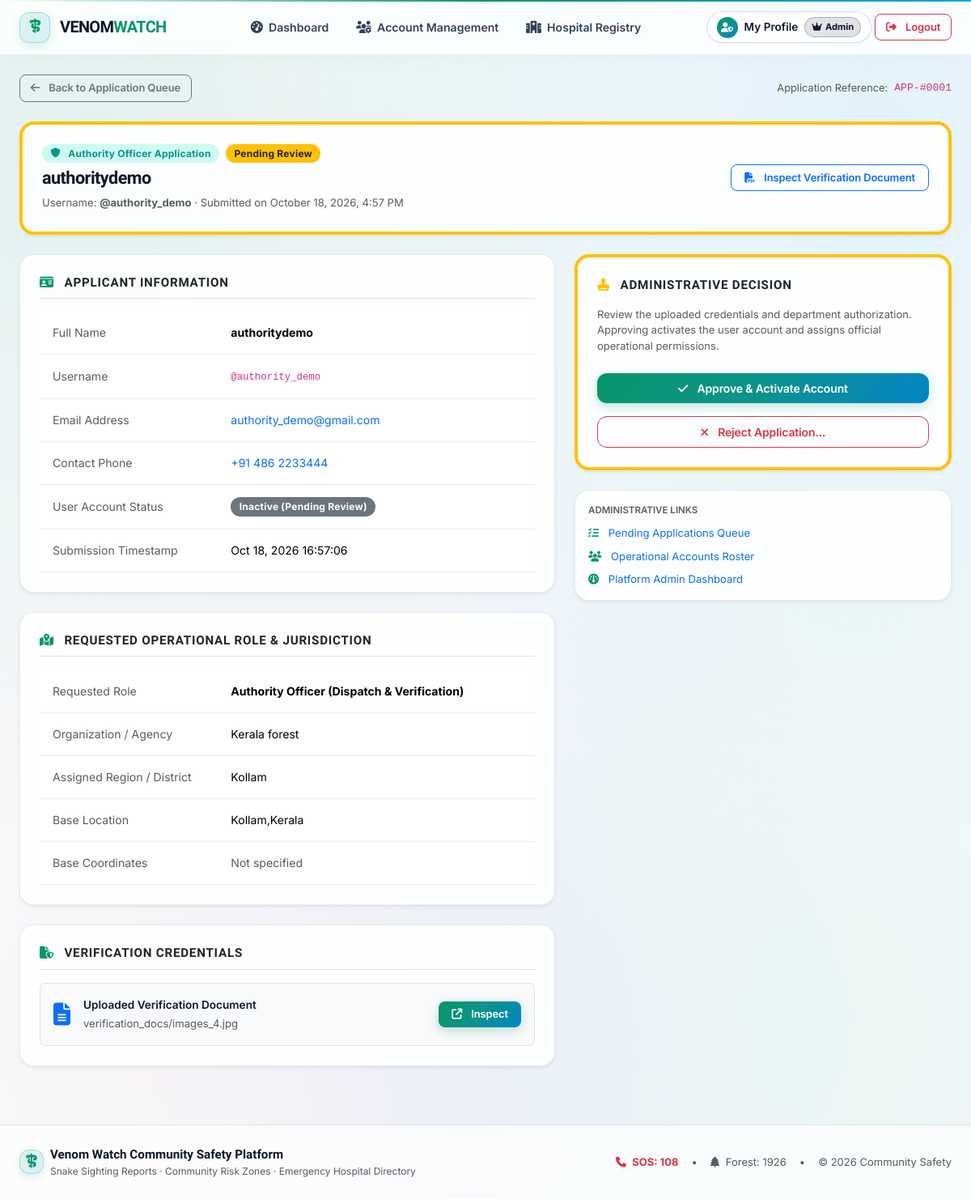
/accounts/applications/1/ (signed in), run on the app's committed database.
### accounts/models.py (models this page shows, shortened)
class AccountApplication(models.Model):
    STATUS_PENDING = 'PENDING'
    STATUS_APPROVED = 'APPROVED'
    STATUS_REJECTED = 'REJECTED'
    STATUS_NEEDS_INFO = 'NEEDS_INFO'
    STATUS_CHOICES = [
        (STATUS_PENDING, 'Pending Review'),
        (STATUS_APPROVED, 'Approved & Activated'),
        (STATUS_REJECTED, 'Rejected'),
        (STATUS_NEEDS_INFO, 'Additional Information Requested'),
    ]
    user = models.OneToOneField(User, on_delete=models.CASCADE, related_name='application')
    requested_role = models.CharField(max_length=20, choices=[
        (UserProfile.ROLE_AUTHORITY, 'Authority Officer (Dispatch & Verification)'),
        (UserProfile.ROLE_RANGER, 'Forest Ranger (Field Responder)'),
    ])
    full_name = models.CharField(max_length=150)
    phone_number = models.CharField(max_length=20)
    organization = models.CharField(max_length=150, blank=True, null=True,
                                   help_text="Department, Division, Wildlife Sanctuary, or Agency")
    assigned_region = models.CharField(max_length=150, blank=True, null=True,
                                       help_text="Operational District / Division")
    registered_location = models.CharField(max_length=150, blank=True, null=True,
                                           help_text="Operational Base Location (e.g. Kollam)")
    latitude = models.FloatField(null=True, blank=True, help_text="Operational base latitude")
    longitude = models.FloatField(null=True, blank=True, help_text="Operational base longitude")
    supporting_document = models.FileField(upload_to='verification_docs/',
                                           help_text="Official Department ID or Authorization Letter (PDF/JPG/PNG)")
    status = models.CharField(max_length=20, choices=STATUS_CHOICES, default=STATUS_PENDING)
    submitted_at = models.DateTimeField(auto_now_add=True)
    reviewed_by = models.ForeignKey(User, on_delete=models.SET_NULL, null=True, blank=True,
                                    related_name='reviewed_applications')
    reviewed_at = models.DateTimeField(null=True, blank=True)
    rejection_reason = models.TextField(blank=True, null=True,
                                        help_text="Explanation provided to applicant if rejected or needs more info")
    class Meta:
        ordering = ['-submitted_at']

### accounts/views.py (the view)
# urls.py: path('applications/<int:app_id>/', views.admin_application_detail_view, name='admin_application_detail'),
@login_required
@never_cache
def admin_application_detail_view(request, app_id):
    from django.core.exceptions import PermissionDenied
    from django.shortcuts import get_object_or_404, render
    from .models import AccountApplication
    prof = getattr(request.user, 'profile', None)
    if not (request.user.is_superuser or (prof and prof.is_admin)):
        raise PermissionDenied("Access Denied: Platform Administrator privileges required to view application details.")
    app = get_object_or_404(AccountApplication.objects.select_related('user', 'reviewed_by'), pk=app_id)
    return render(request, 'accounts/admin_application_detail.html', {
        'app': app,
        'page_title': f"Application #{app.pk} - {app.full_name}",
    })

### accounts/context_processors.py (called while the page is built)
def notifications_processor(request):
    if hasattr(request, 'user') and request.user.is_authenticated:
        try:
            from .models import Notification
            unread_qs = request.user.notifications.filter(is_read=False)
            return {
                'user_notifications': unread_qs[:6],
                'unread_notifications_count': unread_qs.count(),
            }
        except Exception:
            return {'user_notifications': [], 'unread_notifications_count': 0}
    return {'user_notifications': [], 'unread_notifications_count': 0}

### accounts/models.py (called while the page is built)
    @property
    def effective_role(self):
        if self.user.is_superuser:
            return self.ROLE_ADMIN
        return self.role

    @property
    def is_citizen(self):
        return self.effective_role == self.ROLE_CITIZEN

    @property
    def is_ranger(self):
        return self.effective_role == self.ROLE_RANGER

    @property
    def is_admin(self):
        return self.effective_role == self.ROLE_ADMIN

### templates/accounts/admin_application_detail.html (shortened to what this page needs)
{% extends 'base.html' %}
{% block content %}
<div class="container py-4" style="max-width: 960px;">
    <div class="d-flex align-items-center justify-content-between mb-4">
        <div>
            <a href="{% url 'accounts:admin_provision' %}?tab=applications" class="btn btn-outline-secondary btn-sm">
                <i class="fa-solid fa-arrow-left me-1"></i> Back to Application Queue
            </a>
        </div>
        <div class="d-flex align-items-center gap-2">
            <span class="text-muted" style="font-size: 0.8rem;">Application Reference:</span>
            <code>APP-#{{ app.id|stringformat:"04d" }}</code>
        </div>
    </div>
    <div class="card-clean p-4 mb-4 border-start border-4 shadow-sm
        {% if app.status == 'PENDING' %}border-warning
        {% elif app.status == 'APPROVED' %}border-success
        {% elif app.status == 'REJECTED' %}border-danger
        {% else %}border-secondary{% endif %}">
        <div class="d-flex flex-column flex-md-row align-items-md-center justify-content-between gap-3">
            <div>
                <div class="d-flex align-items-center gap-2 mb-1">
                    {% if app.requested_role == 'authority' %}
                        <span class="badge" style="background: var(--teal-light, #ccfbf1); color: var(--teal, #0d9488);">
                            <i class="fa-solid fa-shield me-1"></i>Authority Officer Application
                        </span>
                    {% elif app.requested_role == 'ranger' %}
                        <span class="badge" style="background: var(--emerald-light, #d1fae5); color: var(--emerald, #059669);">
                            <i class="fa-solid fa-tree me-1"></i>Forest Ranger Application
                        </span>
                    {% endif %}
                    <span class="badge
                        {% if app.status == 'PENDING' %}bg-warning text-dark
                        {% elif app.status == 'APPROVED' %}bg-success text-white
                        {% elif app.status == 'REJECTED' %}bg-danger text-white
                        {% else %}bg-secondary text-white{% endif %}">
                        {{ app.get_status_display }}
                    </span>
                </div>
                <h3 class="fw-bold mb-1" style="font-size: 1.35rem; color: var(--text);">
                    {{ app.full_name }}
                </h3>
                <small class="text-muted">
                    Username: <strong>@{{ app.user.username }}</strong> &middot; Submitted on {{ app.submitted_at|date:"F j, Y, g:i A" }}
                </small>
            </div>
            {% if app.supporting_document %}
                <div>
                    <a href="{% url 'accounts:admin_application_document' app.id %}" target="_blank" class="btn btn-outline-primary btn-sm px-3">
                        <i class="fa-solid fa-file-pdf me-1"></i> Inspect Verification Document
                    </a>
                </div>
            {% endif %}
        </div>
    </div>
    <div class="row g-4">
        <div class="col-lg-7">
            <div class="card-clean p-4 shadow-sm mb-4">
                <h6 class="fw-bold mb-3 text-dark border-bottom pb-2" style="font-size: 0.95rem;">
                    <i class="fa-solid fa-id-card me-2 text-teal"></i> Applicant Information
                </h6>
                <table class="table table-sm table-borderless mb-0" style="font-size: 0.85rem;">
                    <tr>
                        <td class="text-muted" style="width: 36%;">Full Name</td>
                        <td><strong>{{ app.full_name }}</strong></td>
                    </tr>
                    <tr>
                        <td class="text-muted">Username</td>
                        <td><code>@{{ app.user.username }}</code></td>
                    </tr>
                    <tr>
                        <td class="text-muted">Email Address</td>
                        <td><a href="mailto:{{ app.user.email }}" class="text-decoration-none">{{ app.user.email|default:"Not provided" }}</a></td>
                    </tr>
                    <tr>
                        <td class="text-muted">Contact Phone</td>
                        <td>
                            {% if app.phone_number %}
                                <a href="tel:{{ app.phone_number }}" class="text-decoration-none">{{ app.phone_number }}</a>
                            {% else %}
                                <span class="text-muted">Not provided</span>
                            {% endif %}
                        </td>
                    </tr>
                    <tr>
                        <td class="text-muted">User Account Status</td>
                        <td>
                            {% if app.user.is_active %}
                                <span class="badge bg-success">Active</span>
                            {% else %}
                                <span class="badge bg-secondary">Inactive (Pending Review)</span>
                            {% endif %}
                        </td>
                    </tr>
                    <tr>
                        <td class="text-muted">Submission Timestamp</td>
                        <td>{{ app.submitted_at|date:"M j, Y H:i:s" }}</td>
                    </tr>
                </table>
            </div>
            <div class="card-clean p-4 shadow-sm mb-4">
                <h6 class="fw-bold mb-3 text-dark border-bottom pb-2" style="font-size: 0.95rem;">
                    <i class="fa-solid fa-map-location-dot me-2 text-teal"></i> Requested Operational Role &amp; Jurisdiction
                </h6>
                <table class="table table-sm table-borderless mb-0" style="font-size: 0.85rem;">
                    <tr>
                        <td class="text-muted" style="width: 36%;">Requested Role</td>
                        <td><strong>{{ app.get_requested_role_display }}</strong></td>
                    </tr>
                    <tr>
                        <td class="text-muted">Organization / Agency</td>
                        <td>{{ app.organization|default:"Not specified" }}</td>
                    </tr>
                    <tr>
                        <td class="text-muted">Assigned Region / District</td>
                        <td>{{ app.assigned_region|default:"Not specified" }}</td>
                    </tr>
                    <tr>
                        <td class="text-muted">Base Location</td>
                        <td>{{ app.registered_location|default:"Not specified" }}</td>
                    </tr>
                    <tr>
                        <td class="text-muted">Base Coordinates</td>
                        <td>
                            {% if app.latitude and app.longitude %}
                                <span class="fw-semibold">({{ app.latitude|floatformat:4 }}, {{ app.longitude|floatformat:4 }})</span>
                            {% else %}
                                <span class="text-muted">Not specified</span>
                            {% endif %}
                        </td>
                    </tr>
                </table>
            </div>
            <div class="card-clean p-4 shadow-sm">
                <h6 class="fw-bold mb-3 text-dark border-bottom pb-2" style="font-size: 0.95rem;">
                    <i class="fa-solid fa-file-shield me-2 text-teal"></i> Verification Credentials
                </h6>
                {% if app.supporting_document %}
                    <div class="p-3 bg-light rounded d-flex align-items-center justify-content-between border">
                        <div class="d-flex align-items-center gap-3">
                            <i class="fa-solid fa-file-lines fs-3 text-primary"></i>
                            <div>
                                <div class="fw-semibold" style="font-size: 0.85rem;">Uploaded Verification Document</div>
                                <small class="text-muted">{{ app.supporting_document.name }}</small>
                            </div>
                        </div>
                        <a href="{% url 'accounts:admin_application_document' app.id %}" target="_blank"
                           class="btn btn-primary btn-sm px-3">
                            <i class="fa-solid fa-arrow-up-right-from-square me-1"></i> Inspect
                        </a>
                    </div>
                {% else %}
                    <div class="alert alert-secondary py-2 px-3 mb-0" style="font-size: 0.82rem;">
                        <i class="fa-solid fa-circle-info me-1"></i> No verification document was uploaded with this application.
                    </div>
                {% endif %}
            </div>
        </div>
        <div class="col-lg-5">
            {% if app.status == 'PENDING' or app.status == 'NEEDS_INFO' %}
                <div class="card-clean p-4 shadow-sm border-top border-4 border-warning mb-4">
                    <h6 class="fw-bold mb-3 text-dark" style="font-size: 0.95rem;">
                        <i class="fa-solid fa-stamp me-2 text-warning"></i> Administrative Decision
                    </h6>
                    <p class="text-muted mb-4" style="font-size: 0.8125rem; line-height: 1.5;">
                        Review the uploaded credentials and department authorization. Approving activates the user account and assigns official operational permissions.
                    </p>
                    <form method="post" action="{% url 'accounts:admin_application_approve' app.id %}" class="mb-3">
                        <button type="submit" class="btn btn-teal w-100 py-2 fw-semibold" style="font-size: 0.875rem;">
                            <i class="fa-solid fa-check me-1"></i> Approve &amp; Activate Account
                        </button>
                    </form>
                    <button type="button" class="btn btn-outline-danger w-100 py-2 fw-semibold" style="font-size: 0.875rem;"
                            data-bs-toggle="collapse" data-bs-target="#rejectCollapse">
                        <i class="fa-solid fa-xmark me-1"></i> Reject Application...
                    </button>
                </div>
            {% endif %}
            <div class="card-clean p-3 shadow-sm">
                <small class="text-muted fw-semibold d-block mb-2 text-uppercase" style="font-size: 0.72rem;">Administrative Links</small>
                <div class="d-flex flex-column gap-2" style="font-size: 0.82rem;">
                    <a href="{% url 'accounts:admin_provision' %}?tab=applications" class="text-decoration-none">
                        <i class="fa-solid fa-list-check me-2 text-teal"></i> Pending Applications Queue
                    </a>
                    <a href="{% url 'accounts:admin_provision' %}?tab=roster" class="text-decoration-none">
                        <i class="fa-solid fa-users me-2 text-teal"></i> Operational Accounts Roster
                    </a>
                    <a href="{% url 'accounts:admin_dashboard' %}" class="text-decoration-none">
                        <i class="fa-solid fa-gauge me-2 text-teal"></i> Platform Admin Dashboard
                    </a>
                </div>
            </div>
        </div>
    </div>
</div>
{% endblock %}

### data on the page
AccountApplication: id "0001", status "Pending Review", full_name "authoritydemo", user.username "authority_demo", submitted_at "October 18, 2026, 4:57 PM", user.email "authority_demo@gmail.com", phone_number "+91 486 2233444", submitted_at "Oct 18, 2026 16:57:06", requested_role "Authority Officer (Dispatch & Verification)", organization "Kerala forest", assigned_region "Kollam", registered_location "Kollam,Kerala", supporting_document.name "verification_docs/images_4.jpg"
